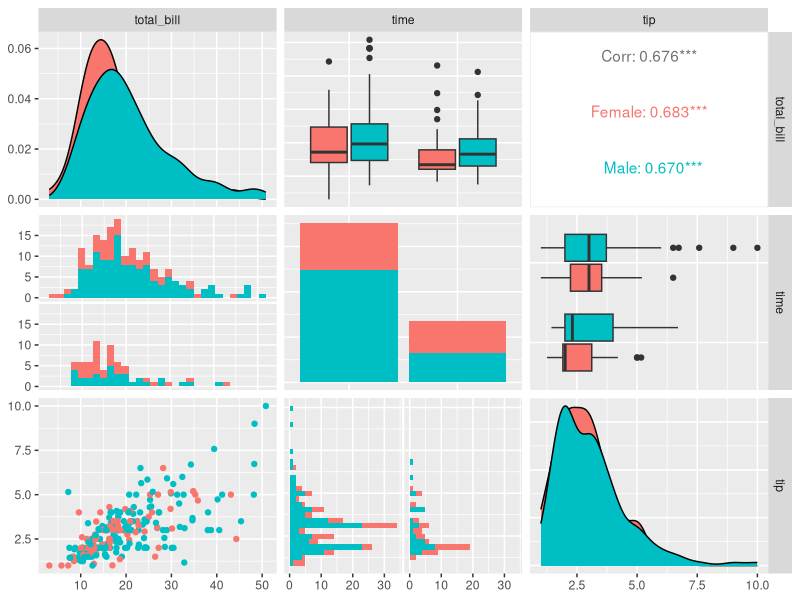

Write the R code that produced this figure.
## ---- chunk 1
knitr::opts_chunk$set(echo = TRUE)
options(tidyverse.quiet = TRUE)
## ---- chunk 2
library(tidyverse)
library(GGally)
pm <- ggpairs(tips, mapping = aes(color = sex), columns = c("total_bill", "time", "tip"))
pm

ggpairs |> formals() |> names()

new_tidypivot <- function(){}

formals(new_tidypivot) <- formals(ggpairs)
formals(new_tidypivot)$data <- tips #
formals(new_tidypivot)$upper <- "blank" #
formals(new_tidypivot)$lower <- "blank" #


body(new_tidypivot) <- quote({
  
  tp <- list(
    data = data,
    mapping = mapping,
    columns = columns,
    title = title,
    upper = upper,
    lower = lower,
    diag = diag, 
    # params = params,
    xlab = xlab,
    ylab = ylab,
    axisLabels = axisLabels,
    # columnLabels = columnLabels,
    labeller = labeller,
    switch = switch,
    showStrips = showStrips,
    legend = legend,
    cardinality_threshold = cardinality_threshold, 
    progress = progress,
    proportions = proportions
    # legends = legends
    # more 'slots' to be added
  )

  # declare class 'tidypivot'
  class(tp) <- "tidypivot"

  # Return the created object
  invisible(tp)
  
})
## ---- chunk 3

# 
# new_tidypivot <- function(data = tips, mapping = NULL, columns = 1:ncol(data), title = NULL,
#                           upper = list(continuous = "cor", combo = "box_no_facet", discrete = "count", 
#     na = "na"),
#     lower = list(continuous = "points", combo = "facethist", discrete = "facetbar", 
#     na = "na"),
#     diag = list(continuous = "densityDiag", discrete = "barDiag", na = "naDiag")
#                                
# ){
#   
#   # table specification components !
#   tp <- list(
#     data = data,
#     mapping = mapping,
#     columns = columns,
#     title = title,
#     upper = upper,
#     lower = lower,
#     diag = diag
#     # more 'slots' to be added
#   )
# 
#   # declare class 'tidypivot'
#   class(tp) <- "tidypivot"
# 
#   # Return the created object
#   invisible(tp)
#   
# } 
## ---- chunk 4
#' @export
print.tidypivot <- function(tp){
  
  print(do.call(ggpairs, tp))
  
  invisible(tp)
  
}

#' @export
ggpipedpairs <- function(data = NULL){
  
  # thedata <<- data # don't love this
  data <- data %||% data.frame()
  
  tp <- new_tidypivot()
  
  tp$data <- data
  
  last_tp <<- tp
  
  tp

}


#' @export
last_ggpairs <- function(){
  
  last_tp
  
}


set_columns <- function(tp, columns = NULL){
  tp$columns <- columns; last_tp <<- tp; tp
}

set_mapping <- function(tp, mapping = NULL){
  tp$mapping <- mapping; last_tp <<- tp; tp
}

set_upper <- function(tp, upper = formals(ggpairs)$upper){
  tp$upper <- upper
  last_tp <<- tp
  tp
}

set_lower <- function(tp, lower = formals(ggpairs)$lower){
  tp$lower <- lower
  last_tp <<- tp
  tp
}

set_diag <- function(tp, diag = NULL){
  tp$diag <- diag
  last_tp <<- tp
  tp
}

set_xlab <- function(tp, xlab = NULL){
  tp$xlab <- xlab
  last_tp <<- tp
  tp
}

set_ylab <- function(tp, ylab = NULL){
  tp$ylab <- ylab
  last_tp <<- tp
  tp
}

set_columnLabels <- function(tp, columnLabels = NULL){
  tp$columnLabels <- columnLabels
  last_tp <<- tp
  tp
}

set_labeller <- function(tp, labeller = NULL){
  tp$labeller <- labeller
  last_tp <<- tp
  tp
}

set_switch <- function(tp, switch = NULL){
  tp$switch <- switch
  last_tp <<- tp
  tp
}

set_showStrips <- function(tp, showStrips = NULL){
  tp$showStrips <- showStrips
  last_tp <<- tp
  tp
}

set_legend <- function(tp, legend = NULL){
  tp$legend <- legend
  last_tp <<- tp
  tp
}

set_cardinality_threshold <- function(tp, cardinality_threshold = NULL){
  tp$cardinality_threshold <- cardinality_threshold
  last_tp <<- tp
  tp
}

set_progress <- function(tp, progress = NULL){
  tp$progress <- progress
  last_tp <<- tp
  tp
}

set_proportions <- function(tp, proportions = NULL){
  tp$proportions <- proportions
  last_tp <<- tp
  tp
}



set_title <- function(tp, title = NULL){

  tp$title <- title

  last_tp <<- tp

  tp
  
}
## ---- chunk 5
# ggpairs()

ggpipedpairs(tips) 

last_ggpairs() |>
  set_columns(c("total_bill", "time", "tip")) 

last_ggpairs() |> 
  set_lower()  # brings in ggpairs defaults

last_ggpairs() |> 
  set_mapping(aes(color = time))

last_ggpairs() |> 
  set_mapping(aes(color = time, alpha = I(.7)))

last_ggpairs() |> 
  set_upper()

last_ggpairs() |>
  set_title("A ggpairs plot!")

last_ggpairs() |>
  set_columns(c("total_bill", "tip", "size")) 
## ---- chunk 6
# discrete x discrete
ggpipedpairs(tips) |>
  set_columns(c("time", "sex", "smoker")) 

last_ggpairs() |> 
  set_lower()  # brings in ggpairs defaults

last_ggpairs() |> 
  set_upper()  # brings in ggpairs defaults

last_ggpairs() |> 
  set_mapping(aes(color = time))

last_ggpairs() |> 
  set_mapping(aes(color = smoker))

last_ggpairs() |> 
  set_mapping(aes(color = day)) + scale_color_viridis_d()
## ---- chunk 7
ggpipedpairs(tips) |>
  set_lower()



## ---- chunk 8
ggpipedpairs(tips) |>
  set_columns(c("total_bill", "time", "tip")) |> 
  set_lower() |> # brings in ggpairs defaults  
  set_mapping(aes(color = time)) |> 
  set_mapping(aes(color = time, alpha = I(.7))) |> 
  set_upper() |>
  set_title("A ggpairs plot") |>
  set_columns(c("total_bill", "tip", "size")) 
## ---- chunk 9
